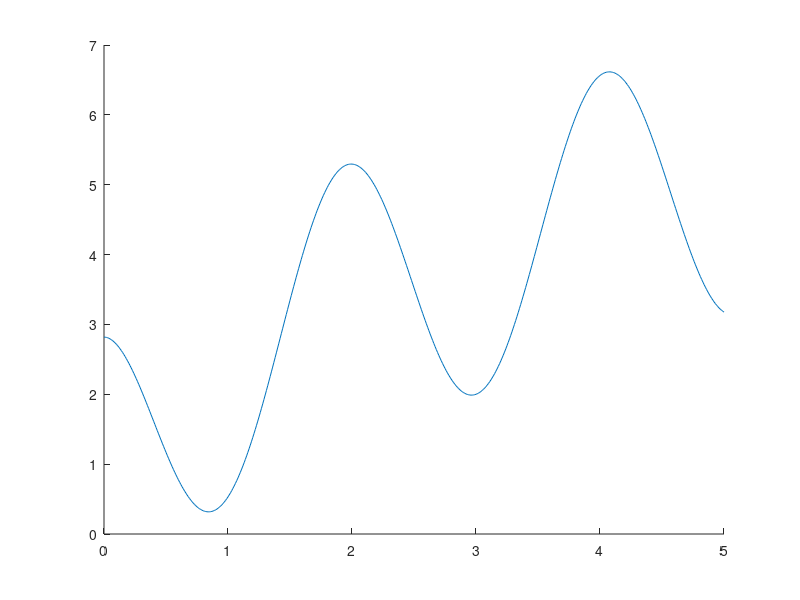

This chart was generated by the following MATLAB code: (Note: this script raises an error after producing the figure.)
%% week02_lab2.m  --  MATLAB code collected from the lab notebook sections:
%   - Week 2 — Lab 2
% Prompts (>>) and printed results are removed. Lines starting with %| are file contents
% (functions / classes): save them as separate files with the name shown in the notebook.

%% ===== Week 2 — Lab 2 =====

%% T1-1 (repeated, parts c & d)
6*(10/13) + 18/(5*7) + 5*(9^2)

6*(35^(1/4)) + 14^0.35

%% Cylinder Problem
r = 8;
h = 15;
V = pi*(r^2)*h;
V = V + 0.2*V;
r = sqrt(V/(pi*h))

%% T1-2: Test Your Understanding
x = -5 + 9*i;
y = 6 - 2*i;
x + y
x*y
x/y

%% Arrays (Chapter 2)
u = [0:0.1:10];
w = 5*sin(u);
u(7)
w(7)
m = length(w)

%% T3-1: 25th Element
a = [cos(0):0.02:log10(100)];
m = length(a)
a(25)

%% Polynomial Roots
a = [1, -7, 40, -34];
roots(a)

%% T3-2: Polynomial 290 − 11x + 6x² + x³
a = [1, 6, -11, 290];
roots(a)

%% Plotting with MATLAB (Chapter 5)
x = 0:0.01:10;
y = sin(2*x);
plot(x, y, linewidth=2)
xlabel('x')
ylabel('y')
legend('y = sin2x')
grid on
title('Function y = sin2x')

%% T3-3: Plot $s = 2sin(3t+2) + \sqrt {(5t+1)}$ for $0 \le t \le 5$
t = 0:0.01:5;
s = 2*sin(3*t + 2) + sqrt(5*t + 1);
plot(t,s, linewidth=2, LineStyle="--", Color= 'r')
xlabel('t: time (seconds)')
ylabel('s: speed (feet per second)')
title('The function of s = 2sin(3t+2)+sqrt(5t+1)')
legend('y = s = 2sin(3t+2)+sqrt(5t+1)')
grid on

%% T3-4: $y = 4* \sqrt {6x+1}$ and $z = 5e^{0.3x} − 2x$ for $0 \le x \le 1.5$
x = 0:0.01:1.5;
y = 4*sqrt(6*x+1);
z = 5*exp(0.3*x) - 2*x;
plot(x,y, linestyle='-.')
xlabel('x: distance (meters)')
ylabel('y: force (newtons)'), ...
title('The function of y = 4sqrt(6x+1)')
grid on;
legend('y = 4sqrt(6x+1)')

plot(x,z, '--*', 'MarkerSize', 3, 'MarkerEdgeColor', 'y')
xlabel('x: distance (meters)'), ylabel('z: force (newtons)'), ...
title('The function of $z = 5e^{(0.3x)}-2x$', 'Interpreter', 'latex')
legend('$z = 5e^{(0.3x)}-2x$', 'Interpreter', 'latex')
grid on

x = 0:0.1:52;
y = 0.4*sqrt(1.8*x);
x = 0:0.1:52;
plot(x,y, 'vr')
xlabel('Distance (miles)')
ylabel('Height (miles)')
title('Rocket Height as a Function of Downrange Distance')
legend('Rocket!', 'Box', 'off', 'fontsize', 20, 'FontAngle', 'italic')

%% Script Files
% Example of a script file
% This program calculates the square root of the numbers 1 through 10.
% It displays a vector x with the numbers 1 through 10
% and the vector y with the square root.
x = 1:10
y = sqrt(x)

Sample_SQRT

% Example of a script file (PopTable.m)
% This program will display the population along with years.
yr = [1984 1986 1988 1990 1992 1994 1996];
pop = [127 130 136 145 158 178 211];
tableYP(:,1) = yr';
tableYP(:,2) = pop';
disp('        YEAR      POPULATION')
disp('                  (MILLIONS)')
disp('')
disp(tableYP)

PopTable

% Example of a script file (Power3input.m)
% This program will display "the power (cube or exponent) of 3" of the
% number entered by user.
n = 1:10;
c = n.^3;
number1 = input('Enter the points scored in the first game: ');
if number1 < 0
    display('Warning! Input invalid')
else
    number2 = number1^3
    disp(number2)
end

Power3input
Power3input
Power3input

% Example of a script file (sampleAVG.m)
% This program will display the values of the points from 3 games.
game1 = 75;
game2 = 93;
game3 = 68;
ave_points = (game1 + game2 + game3) / 3

sampleAVG

% Example of a script file (sampleGameInput.m)
% This script file calculates the average of points scored in 3 games.
% The points from each game are assigned to the variables by using the
% input command.
game1 = input('Enter the points scored in the first game: ');
game2 = input('Enter the points scored in the second game: ');
game3 = input('Enter the points scored in the third game: ');
ave_points = (game1 + game2 + game3) / 3
disp('')
disp('The average of points scored in a game is: ')
disp('')
disp(ave_points)

sampleGameInput

%% Narrative — Projectile Motion
% Example of a script file (ProjectileMotion.m)
% This script file calculates the horizontal velocity, vertical velocity,
% time in flight, horizontal distance of an object in projectile motion.
angle = pi/4;
speed = 50;
startingHeight = 0;
gravity = -9.81;
HorizontalVelocity = speed*cos(angle)
VerticalVelocity = speed*sin(angle)
TimeInFlight = VerticalVelocity/(abs(gravity/2))
HorizontalDistance = TimeInFlight*HorizontalVelocity

ProjectileMotion
